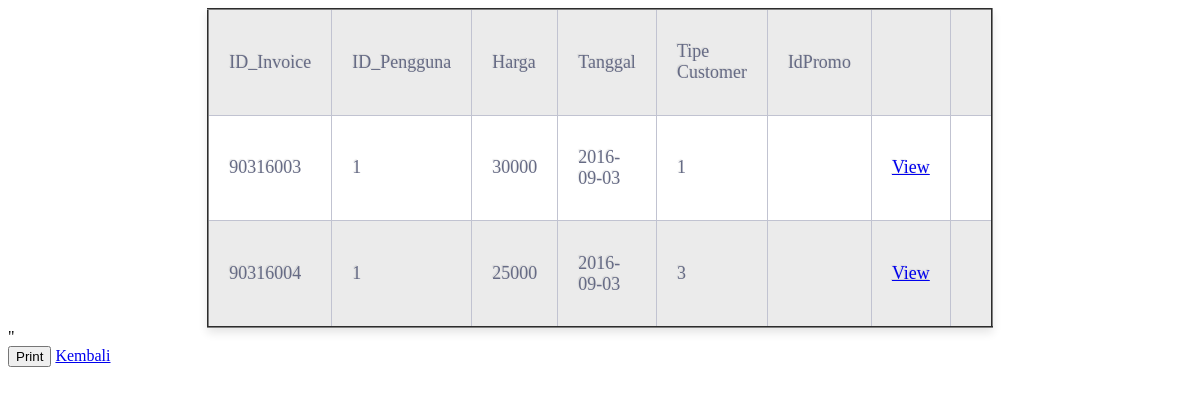
Screenshot of /view_invoice.php (signed in) with the database file from the repository.
### tables this page shows
CREATE TABLE `invoice` (
  `IdInvoice` int(11) NOT NULL,
  `idPengguna` int(11) DEFAULT NULL,
  `TotalHarga` int(11) DEFAULT NULL,
  `Tanggal` date DEFAULT NULL,
  `Tipe` int(11) DEFAULT NULL,
  `IdPromo` int(11) DEFAULT NULL
);

### query.php (called while the page is built, shortened)
<?php
 include "conn.php" ;
 function get($type,$sql){
	global $conn;
	$i=0;
	$result=array();
	if($type== "Invoice"){
		$arrayres=mysqli_query($conn,$sql);
		while($row = mysqli_fetch_assoc($arrayres)){
		$result[$i]["IdInvoice"]=$row ["IdInvoice"];
		$result[$i]["idPengguna"]=$row ["idPengguna"];
		$result[$i]["TotalHarga"]=$row ["TotalHarga"];
		$result[$i]["Tanggal"]=$row ["Tanggal"];
		$result[$i]["Tipe"]=$row ["Tipe"];
		$result[$i]["IdPromo"]=$row ["IdPromo"];
		$i++;
		}
		}
	return $result;
 }
 ?>

### view_invoice.php (the view, shortened to what this page needs)
<?php
include "query.php";
$mkn=get("Invoice","SELECT * from Invoice ");
?>
<html>
<head>
<link rel="stylesheet" href="stock-style.css">
</head>
<body>
<table class="table-fill" border='2'>
<tr>
<td>ID_Invoice</td>
<td>ID_Pengguna</td>
<td>Harga</td>
<td>Tanggal</td>
<td>Tipe Customer</td>
<td>IdPromo</td>
<td></td>
<td></td>
</tr>
<?php
for($i=0;$i<sizeof($mkn);$i++){
echo "<tr><td>";
$id=$mkn[$i]["IdInvoice"];
echo $mkn[$i]["IdInvoice"]."</td><td>";
echo $mkn[$i]["idPengguna"]."</td><td>";
echo $mkn[$i]["TotalHarga"]."</td><td>";
echo $mkn[$i]["Tanggal"]."</td><td>";
echo $mkn[$i]["Tipe"]."</td><td>";
echo $mkn[$i]["IdPromo"]."</td><td>";
echo "<a href=\"newInvoice.php?id=$id\">View</a></td><td>";
}
echo "</table>";
?>
"<form action='' method='post'><input type='submit' name='print' value='Print'></td>
<a href="adminhome.php">Kembali</a>
</body>
</html>

### stock-style.css (style rules this page uses)
.table-fill { background: white; border-radius:3px; border-collapse: collapse; height: 320px; margin: auto; max-width: 600px; padding:5px; width: 100%; box-shadow: 0 5px 10px rgba(0, 0, 0, 0.1); animation: float 5s infinite; }
tr { border-top: 1px solid #C1C3D1; border-bottom-: 1px solid #C1C3D1; color:#666B85; font-size:16px; font-weight:normal; text-shadow: 0 1px 1px rgba(256, 256, 256, 0.1); }
tr:first-child { border-top:none; }
tr:last-child { border-bottom:none; }
tr:nth-child(odd) td { background:#EBEBEB; }
tr:last-child td:first-child { border-bottom-left-radius:3px; }
tr:last-child td:last-child { border-bottom-right-radius:3px; }
td { background:#FFFFFF; padding:20px; text-align:left; vertical-align:middle; font-weight:300; font-size:18px; text-shadow: -1px -1px 1px rgba(0, 0, 0, 0.1); border-right: 1px solid #C1C3D1; }
td:last-child { border-right: 0px; }

### rows the page displays
invoice: IdInvoice "90316003", idPengguna "1", TotalHarga "30000", Tanggal "2016-09-03", Tipe "1"
invoice: IdInvoice "90316004", idPengguna "1", TotalHarga "25000", Tanggal "2016-09-03", Tipe "3"
